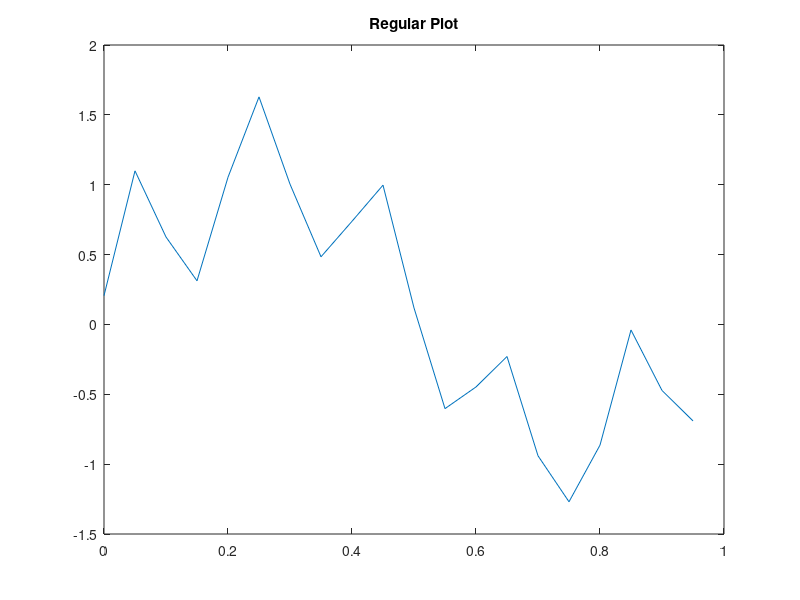
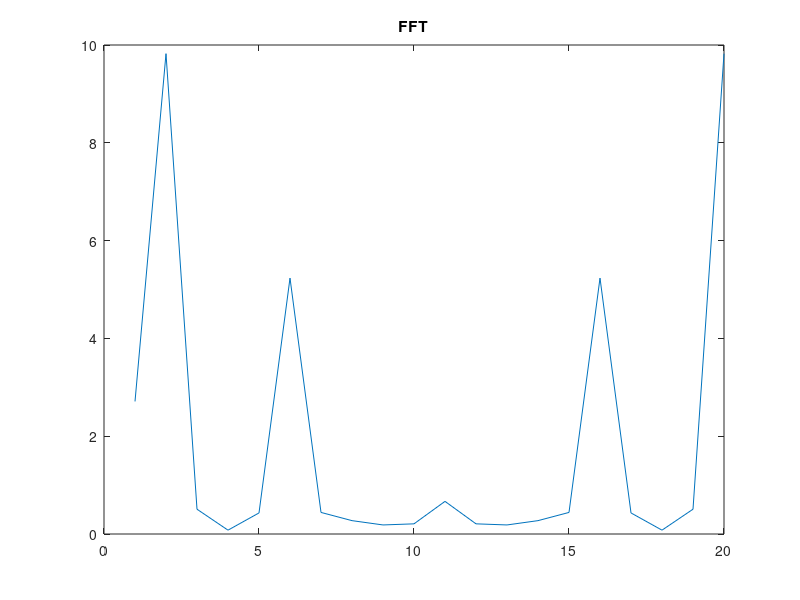
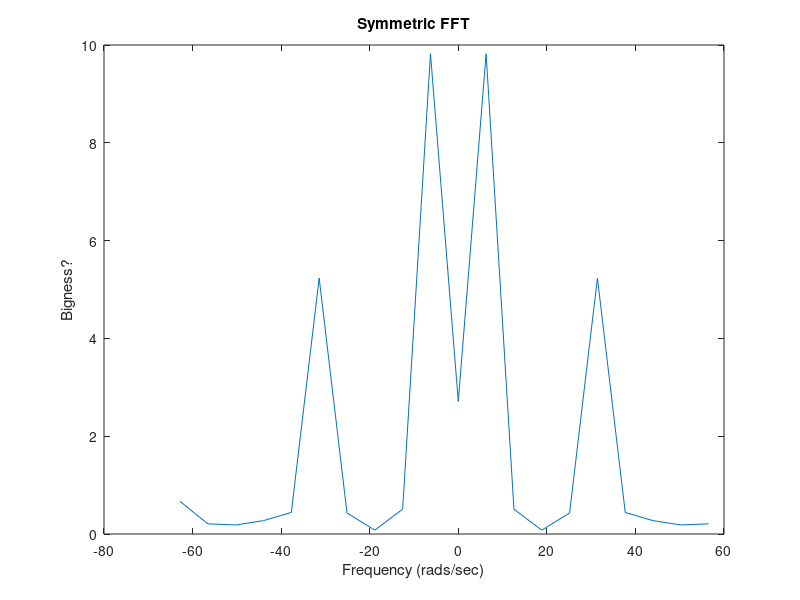
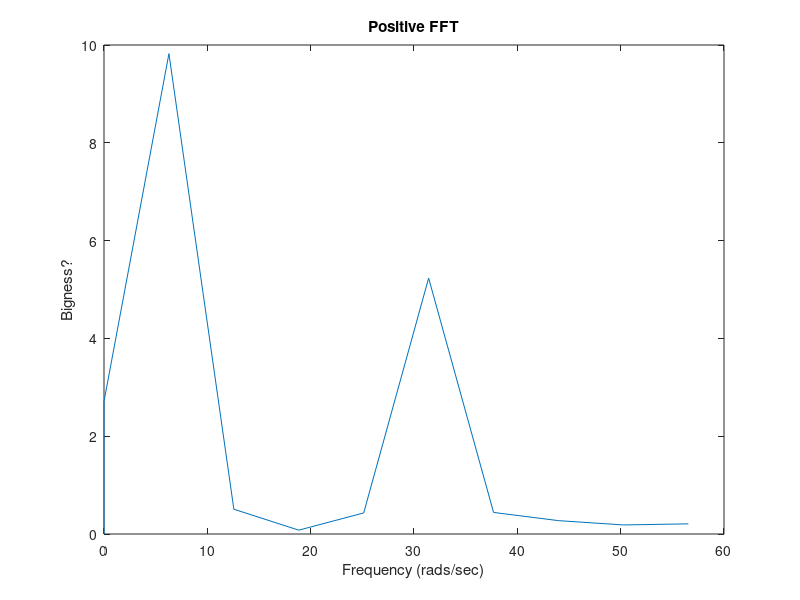

Recreate these plots in MATLAB, in order.
% Demonstrates FFT computation for peak detection
% 3Hz sine wave
sample_rate = 20;

t = linspace(0, 1-(1/sample_rate), sample_rate);
x = sin(t * 2 * pi)...           % 2pi rads/second
  + 0.5 * sin(5 * t * 2 * pi)... % 10pi rads/second
  + 0.3 * rand(size(t));

figure;
plot(t, x);
title("Regular Plot");

%% First FFT
% fft, given a vector of N samples, returns
% a vector of N samples. Weirdly, the FFT
% loops back on itself every 2*pi/sample_rate
% seconds, which is why we don't just see one
% peak.
X = fft(x);
figure;
plot(abs(X));
title("FFT");

%% Symmetrical
% The part of the FFT function in the range [pi/sample_rate,
% 2*pi/sample_rate] is the negative part of the function, and is
% symmetrical, so we want to plot it in the range [-pi/sample_rate,
% pi/sample_rate] instead.
%
% We also want to finally get some real frequency numbers on our plot.
N = length(x);
ws = 2 * pi / N;
wnorm = -pi:ws:pi;
wnorm = wnorm(1:N); % Lops off the last value
w = wnorm * sample_rate;

FX = fftshift(X);

figure;
plot(w, abs(FX));
title("Symmetric FFT");
xlabel("Frequency (rads/sec)");
ylabel("Bigness?");

%% Remove Negative Half
% The negative half is redundant for real-numbered values.
negative = (w < 0);
FX(negative) = 0;
w(negative) = 0;

figure;
plot(w, abs(FX));
title("Positive FFT");
xlabel("Frequency (rads/sec)");
ylabel("Bigness?");

%% Peak Estimation
% Finds the two highest peaks in the signal and reports their
% frequency and amplitudes. For more realistic data, we will need to
% use better peak detection.
%
% Getting the amplitude is as simple as multiplying by 2/N
[vals, inds] = sort(FX, 'descend');
peaks = abs(vals(1:2)) * 2 / N;
freqs = w(inds(1:2));
disp(peaks)
disp(freqs)

% This method works perfectly for frequency and is within 0.01 for
% amplitude, at least with our data.